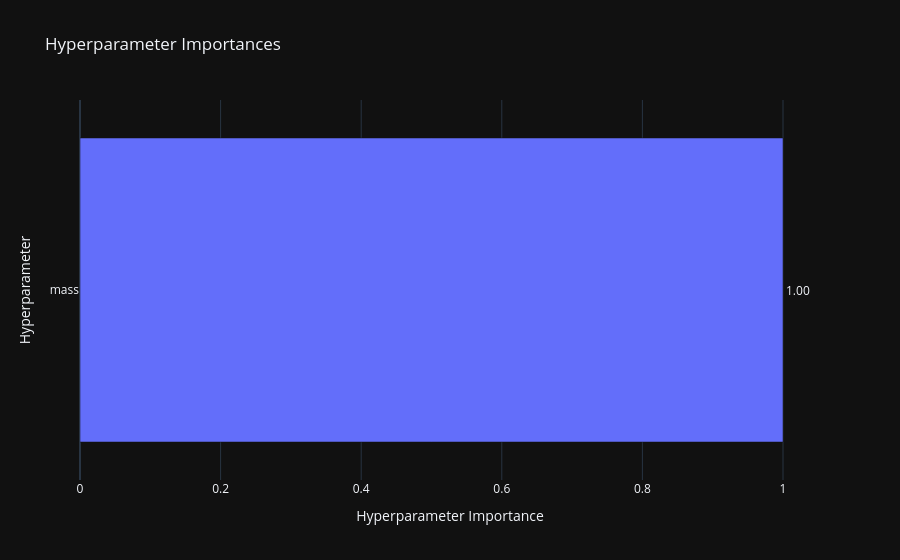
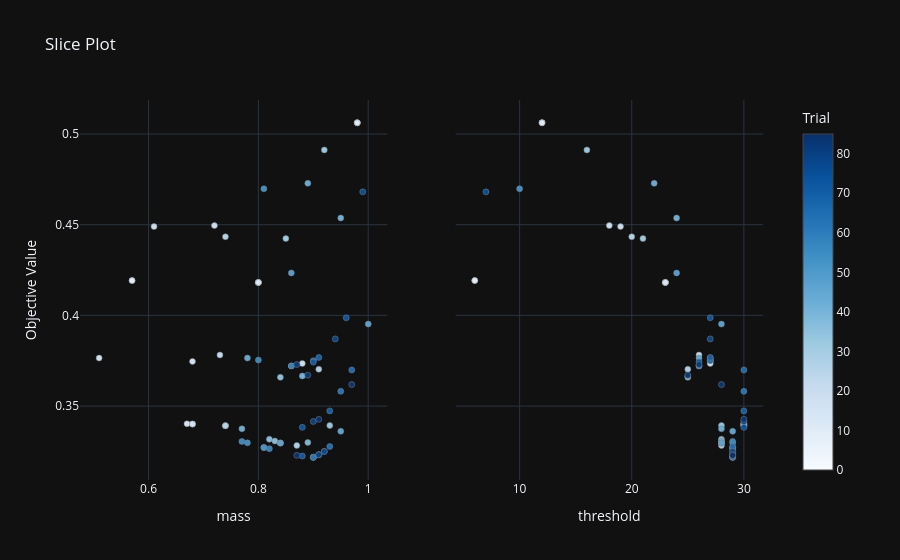
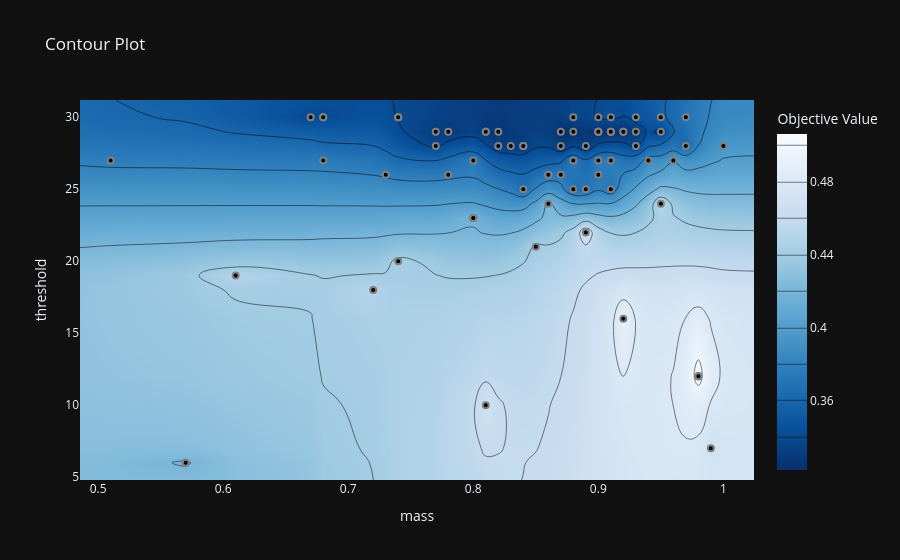

Notebook cell for these charts, in order:
### Markdown cell above
## 6. Analyse des essais observés

### Code cell
trials_df = study.trials_dataframe(attrs=('number', 'value', 'params', 'user_attrs', 'state'))
complete = trials_df[trials_df['state'] == 'COMPLETE'].dropna(subset=['value'])
display(complete.sort_values('value').head(10))

best = study.best_trial
display(pd.Series({'experiment': EXPERIMENT_NAME, 'trial': best.number,
                   'mean_intra_inter_ratio': best.value, **best.params,
                   **best.user_attrs}, name='meilleur essai').to_frame())
print('RE-ID validée :', best.user_attrs.get('reid_valid_bundles', []))
print('RE-ID échouée :', best.user_attrs.get('reid_failed_bundles', []))

optuna.visualization.plot_param_importances(study).show()
optuna.visualization.plot_slice(study).show()
optuna.visualization.plot_contour(study, params=['mass', 'threshold']).show()

### Figure 1 — Plotly figure (JSON) as saved in the notebook; plotly's stock layout.template omitted (floating-point values rounded to 4 significant figures)
{"data": [{"cliponaxis": false, "hovertemplate": ["mass (FloatDistribution): 1.0<extra></extra>"], "name": "Objective Value", "orientation": "h", "text": ["1.00"], "textposition": "outside", "x": [1.0], "y": ["mass"], "type": "bar"}], "layout": {"title": {"text": "Hyperparameter Importances"}, "xaxis": {"title": {"text": "Hyperparameter Importance"}}, "yaxis": {"title": {"text": "Hyperparameter"}}}}

### Figure 2 — Plotly figure (JSON) as saved in the notebook; plotly's stock layout.template omitted (floating-point values rounded to 4 significant figures)
{"data": [{"marker": {"color": [0, 1, 3, 4, 5, 7, 8, 9, 11, 12, 13, 14, 15, 16, 17, 18, 19, 20, 21, 22, 23, 24, 25, 26, 27, 28, 29, 30, 32, 33, 34, 35, 36, 37, 38, 40, 41, 42, 43, 44, 45, 46, 47, 48, 49, 50, 51, 52, 54, 55, 56, 57, 58, 59, 60, 61, 62, 63, 64, 65, 66, 67, 68, 69, 70, 71, 72, 73, 74, 75, 76, 77, 78, 79, 80, 81, 82, 83, 84, 85], "colorbar": {"title": {"text": "Trial"}, "x": 1.0, "xpad": 40}, "colorscale": [[0.0, "rgb(247,251,255)"], [0.125, "rgb(222,235,247)"], [0.25, "rgb(198,219,239)"], [0.375, "rgb(158,202,225)"], [0.5, "rgb(107,174,214)"], [0.625, "rgb(66,146,198)"], [0.75, "rgb(33,113,181)"], [0.875, "rgb(8,81,156)"], [1.0, "rgb(8,48,107)"]], "line": {"color": "Grey", "width": 0.5}, "showscale": true}, "mode": "markers", "name": "Feasible Trial", "showlegend": false, "x": [0.98, 0.8, 0.98, 0.8, 0.57, 0.98, 0.8, 0.57, 0.98, 0.8, 0.68, 0.68, 0.67, 0.68, 0.68, 0.51, 0.72, 0.88, 0.61, 0.74, 0.73, 0.74, 0.74, 0.86, 0.74, 0.87, 0.91, 0.84, 0.85, 0.92, 0.93, 0.84, 0.84, 0.82, 0.83, 0.89, 0.88, 0.95, 0.77, 0.89, 0.78, 0.84, 0.95, 1.0, 0.86, 0.9, 0.81, 0.81, 0.81, 0.78, 0.77, 0.8, 0.86, 0.82, 0.9, 0.9, 0.9, 0.95, 0.9, 0.93, 0.97, 0.91, 0.91, 0.91, 0.93, 0.9, 0.88, 0.96, 0.88, 0.99, 0.92, 0.92, 0.94, 0.91, 0.9, 0.87, 0.89, 0.97, 0.91, 0.87], "y": [0.5062, 0.4182, 0.5062, 0.4182, 0.4192, 0.5062, 0.4182, 0.4192, 0.5062, 0.4182, 0.3401, 0.3401, 0.3402, 0.3401, 0.3746, 0.3765, 0.4495, 0.3735, 0.4489, 0.3392, 0.3782, 0.3392, 0.3392, 0.3722, 0.4433, 0.3283, 0.3703, 0.3296, 0.4424, 0.4912, 0.3393, 0.3296, 0.3658, 0.3318, 0.3307, 0.33, 0.3666, 0.4537, 0.3375, 0.4728, 0.3765, 0.3296, 0.3361, 0.3952, 0.4234, 0.3218, 0.3271, 0.3271, 0.4698, 0.3297, 0.3305, 0.3754, 0.3722, 0.3265, 0.3218, 0.3218, 0.3218, 0.3581, 0.375, 0.3277, 0.3699, 0.3232, 0.3232, 0.3768, 0.3474, 0.3743, 0.3225, 0.3987, 0.3383, 0.4681, 0.325, 0.325, 0.3871, 0.3232, 0.3415, 0.3729, 0.3671, 0.3619, 0.3427, 0.3228], "type": "scatter", "xaxis": "x", "yaxis": "y"}, {"marker": {"color": [0, 1, 3, 4, 5, 7, 8, 9, 11, 12, 13, 14, 15, 16, 17, 18, 19, 20, 21, 22, 23, 24, 25, 26, 27, 28, 29, 30, 32, 33, 34, 35, 36, 37, 38, 40, 41, 42, 43, 44, 45, 46, 47, 48, 49, 50, 51, 52, 54, 55, 56, 57, 58, 59, 60, 61, 62, 63, 64, 65, 66, 67, 68, 69, 70, 71, 72, 73, 74, 75, 76, 77, 78, 79, 80, 81, 82, 83, 84, 85], "colorbar": {"title": {"text": "Trial"}, "x": 1.0, "xpad": 40}, "colorscale": [[0.0, "rgb(247,251,255)"], [0.125, "rgb(222,235,247)"], [0.25, "rgb(198,219,239)"], [0.375, "rgb(158,202,225)"], [0.5, "rgb(107,174,214)"], [0.625, "rgb(66,146,198)"], [0.75, "rgb(33,113,181)"], [0.875, "rgb(8,81,156)"], [1.0, "rgb(8,48,107)"]], "line": {"color": "Grey", "width": 0.5}, "showscale": false}, "mode": "markers", "name": "Feasible Trial", "showlegend": false, "x": [12.0, 23.0, 12.0, 23.0, 6.0, 12.0, 23.0, 6.0, 12.0, 23.0, 30.0, 30.0, 30.0, 30.0, 27.0, 27.0, 18.0, 27.0, 19.0, 30.0, 26.0, 30.0, 30.0, 26.0, 20.0, 28.0, 25.0, 28.0, 21.0, 16.0, 28.0, 28.0, 25.0, 28.0, 28.0, 28.0, 25.0, 24.0, 28.0, 22.0, 26.0, 28.0, 29.0, 28.0, 24.0, 29.0, 29.0, 29.0, 10.0, 29.0, 29.0, 27.0, 26.0, 29.0, 29.0, 29.0, 29.0, 30.0, 27.0, 29.0, 30.0, 29.0, 29.0, 27.0, 30.0, 26.0, 29.0, 27.0, 30.0, 7.0, 29.0, 29.0, 27.0, 29.0, 30.0, 26.0, 25.0, 28.0, 30.0, 29.0], "y": [0.5062, 0.4182, 0.5062, 0.4182, 0.4192, 0.5062, 0.4182, 0.4192, 0.5062, 0.4182, 0.3401, 0.3401, 0.3402, 0.3401, 0.3746, 0.3765, 0.4495, 0.3735, 0.4489, 0.3392, 0.3782, 0.3392, 0.3392, 0.3722, 0.4433, 0.3283, 0.3703, 0.3296, 0.4424, 0.4912, 0.3393, 0.3296, 0.3658, 0.3318, 0.3307, 0.33, 0.3666, 0.4537, 0.3375, 0.4728, 0.3765, 0.3296, 0.3361, 0.3952, 0.4234, 0.3218, 0.3271, 0.3271, 0.4698, 0.3297, 0.3305, 0.3754, 0.3722, 0.3265, 0.3218, 0.3218, 0.3218, 0.3581, 0.375, 0.3277, 0.3699, 0.3232, 0.3232, 0.3768, 0.3474, 0.3743, 0.3225, 0.3987, 0.3383, 0.4681, 0.325, 0.325, 0.3871, 0.3232, 0.3415, 0.3729, 0.3671, 0.3619, 0.3427, 0.3228], "type": "scatter", "xaxis": "x2", "yaxis": "y2"}], "layout": {"xaxis": {"anchor": "y", "domain": [0.0, 0.45], "title": {"text": "mass"}}, "yaxis": {"anchor": "x", "domain": [0.0, 1.0], "title": {"text": "Objective Value"}}, "xaxis2": {"anchor": "y2", "domain": [0.55, 1.0], "title": {"text": "threshold"}}, "yaxis2": {"anchor": "x2", "domain": [0.0, 1.0], "matches": "y", "showticklabels": false}, "title": {"text": "Slice Plot"}}}

### Figure 3 — Plotly figure (JSON) as saved in the notebook; plotly's stock layout.template omitted (floating-point values rounded to 4 significant figures; data arrays with more than 128 entries replaced by an {"elided": "..."} marker saying what was removed)
{"data": [{"colorbar": {"title": {"text": "Objective Value"}}, "colorscale": [[0.0, "rgb(247,251,255)"], [0.125, "rgb(222,235,247)"], [0.25, "rgb(198,219,239)"], [0.375, "rgb(158,202,225)"], [0.5, "rgb(107,174,214)"], [0.625, "rgb(66,146,198)"], [0.75, "rgb(33,113,181)"], [0.875, "rgb(8,81,156)"], [1.0, "rgb(8,48,107)"]], "connectgaps": true, "contours": {"coloring": "heatmap"}, "hoverinfo": "none", "line": {"smoothing": 1.3}, "reversescale": true, "x": [0.4855, 0.51, 0.57, 0.61, 0.67, 0.68, 0.72, 0.73, 0.74, 0.77, 0.78, 0.8, 0.81, 0.82, 0.83, 0.84, 0.85, 0.86, 0.87, 0.88, 0.89, 0.9, 0.91, 0.92, 0.93, 0.94, 0.95, 0.96, 0.97, 0.98, 0.99, 1.0, 1.024], "y": [4.8, 6.0, 7.0, 10.0, 12.0, 16.0, 18.0, 19.0, 20.0, 21.0, 22.0, 23.0, 24.0, 25.0, 26.0, 27.0, 28.0, 29.0, 30.0, 31.2], "z": {"elided": "20x33 float values"}, "type": "contour"}, {"marker": {"color": "black", "line": {"color": "Gray", "width": 2.0}}, "mode": "markers", "name": "Feasible Trial", "showlegend": false, "x": [0.98, 0.8, 0.98, 0.8, 0.57, 0.98, 0.8, 0.57, 0.98, 0.8, 0.68, 0.68, 0.67, 0.68, 0.68, 0.51, 0.72, 0.88, 0.61, 0.74, 0.73, 0.74, 0.74, 0.86, 0.74, 0.87, 0.91, 0.84, 0.85, 0.92, 0.93, 0.84, 0.84, 0.82, 0.83, 0.89, 0.88, 0.95, 0.77, 0.89, 0.78, 0.84, 0.95, 1.0, 0.86, 0.9, 0.81, 0.81, 0.81, 0.78, 0.77, 0.8, 0.86, 0.82, 0.9, 0.9, 0.9, 0.95, 0.9, 0.93, 0.97, 0.91, 0.91, 0.91, 0.93, 0.9, 0.88, 0.96, 0.88, 0.99, 0.92, 0.92, 0.94, 0.91, 0.9, 0.87, 0.89, 0.97, 0.91, 0.87], "y": [12.0, 23.0, 12.0, 23.0, 6.0, 12.0, 23.0, 6.0, 12.0, 23.0, 30.0, 30.0, 30.0, 30.0, 27.0, 27.0, 18.0, 27.0, 19.0, 30.0, 26.0, 30.0, 30.0, 26.0, 20.0, 28.0, 25.0, 28.0, 21.0, 16.0, 28.0, 28.0, 25.0, 28.0, 28.0, 28.0, 25.0, 24.0, 28.0, 22.0, 26.0, 28.0, 29.0, 28.0, 24.0, 29.0, 29.0, 29.0, 10.0, 29.0, 29.0, 27.0, 26.0, 29.0, 29.0, 29.0, 29.0, 30.0, 27.0, 29.0, 30.0, 29.0, 29.0, 27.0, 30.0, 26.0, 29.0, 27.0, 30.0, 7.0, 29.0, 29.0, 27.0, 29.0, 30.0, 26.0, 25.0, 28.0, 30.0, 29.0], "type": "scatter"}, {"marker": {"color": "#cccccc", "line": {"color": "Gray", "width": 2.0}}, "mode": "markers", "name": "Infeasible Trial", "showlegend": false, "x": [], "y": [], "type": "scatter"}], "layout": {"title": {"text": "Contour Plot"}, "xaxis": {"title": {"text": "mass"}, "range": [0.4855, 1.024]}, "yaxis": {"title": {"text": "threshold"}, "range": [4.8, 31.2]}}}
